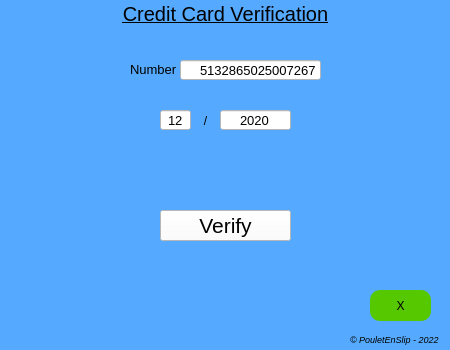
<?xml version="1.0" encoding="UTF-8"?>
<ui version="4.0">
 <class>MainWindow</class>
 <widget class="QMainWindow" name="MainWindow">
  <property name="geometry">
   <rect>
    <x>0</x>
    <y>0</y>
    <width>450</width>
    <height>350</height>
   </rect>
  </property>
  <property name="minimumSize">
   <size>
    <width>450</width>
    <height>350</height>
   </size>
  </property>
  <property name="maximumSize">
   <size>
    <width>450</width>
    <height>350</height>
   </size>
  </property>
  <property name="palette">
   <palette>
    <active>
     <colorrole role="Button">
      <brush brushstyle="SolidPattern">
       <color alpha="255">
        <red>85</red>
        <green>170</green>
        <blue>255</blue>
       </color>
      </brush>
     </colorrole>
     <colorrole role="Base">
      <brush brushstyle="SolidPattern">
       <color alpha="255">
        <red>85</red>
        <green>170</green>
        <blue>255</blue>
       </color>
      </brush>
     </colorrole>
     <colorrole role="Window">
      <brush brushstyle="SolidPattern">
       <color alpha="255">
        <red>85</red>
        <green>170</green>
        <blue>255</blue>
       </color>
      </brush>
     </colorrole>
    </active>
    <inactive>
     <colorrole role="Button">
      <brush brushstyle="SolidPattern">
       <color alpha="255">
        <red>85</red>
        <green>170</green>
        <blue>255</blue>
       </color>
      </brush>
     </colorrole>
     <colorrole role="Base">
      <brush brushstyle="SolidPattern">
       <color alpha="255">
        <red>85</red>
        <green>170</green>
        <blue>255</blue>
       </color>
      </brush>
     </colorrole>
     <colorrole role="Window">
      <brush brushstyle="SolidPattern">
       <color alpha="255">
        <red>85</red>
        <green>170</green>
        <blue>255</blue>
       </color>
      </brush>
     </colorrole>
    </inactive>
    <disabled>
     <colorrole role="Button">
      <brush brushstyle="SolidPattern">
       <color alpha="255">
        <red>85</red>
        <green>170</green>
        <blue>255</blue>
       </color>
      </brush>
     </colorrole>
     <colorrole role="Base">
      <brush brushstyle="SolidPattern">
       <color alpha="255">
        <red>85</red>
        <green>170</green>
        <blue>255</blue>
       </color>
      </brush>
     </colorrole>
     <colorrole role="Window">
      <brush brushstyle="SolidPattern">
       <color alpha="255">
        <red>85</red>
        <green>170</green>
        <blue>255</blue>
       </color>
      </brush>
     </colorrole>
    </disabled>
   </palette>
  </property>
  <property name="windowTitle">
   <string>Vérification Carte Bancaire</string>
  </property>
  <property name="windowIcon">
   <iconset resource="image.qrc">
    <normaloff>:/logo-cb.jpg</normaloff>:/logo-cb.jpg</iconset>
  </property>
  <property name="styleSheet">
   <string notr="true">background-color: rgb(85, 170, 255);</string>
  </property>
  <widget class="QWidget" name="centralWidget">
   <widget class="QPushButton" name="PB_Verifier">
    <property name="geometry">
     <rect>
      <x>160</x>
      <y>210</y>
      <width>131</width>
      <height>31</height>
     </rect>
    </property>
    <property name="palette">
     <palette>
      <active>
       <colorrole role="Button">
        <brush brushstyle="SolidPattern">
         <color alpha="255">
          <red>255</red>
          <green>255</green>
          <blue>255</blue>
         </color>
        </brush>
       </colorrole>
       <colorrole role="Base">
        <brush brushstyle="SolidPattern">
         <color alpha="255">
          <red>255</red>
          <green>255</green>
          <blue>255</blue>
         </color>
        </brush>
       </colorrole>
       <colorrole role="Window">
        <brush brushstyle="SolidPattern">
         <color alpha="255">
          <red>255</red>
          <green>255</green>
          <blue>255</blue>
         </color>
        </brush>
       </colorrole>
      </active>
      <inactive>
       <colorrole role="Button">
        <brush brushstyle="SolidPattern">
         <color alpha="255">
          <red>255</red>
          <green>255</green>
          <blue>255</blue>
         </color>
        </brush>
       </colorrole>
       <colorrole role="Base">
        <brush brushstyle="SolidPattern">
         <color alpha="255">
          <red>255</red>
          <green>255</green>
          <blue>255</blue>
         </color>
        </brush>
       </colorrole>
       <colorrole role="Window">
        <brush brushstyle="SolidPattern">
         <color alpha="255">
          <red>255</red>
          <green>255</green>
          <blue>255</blue>
         </color>
        </brush>
       </colorrole>
      </inactive>
      <disabled>
       <colorrole role="Button">
        <brush brushstyle="SolidPattern">
         <color alpha="255">
          <red>255</red>
          <green>255</green>
          <blue>255</blue>
         </color>
        </brush>
       </colorrole>
       <colorrole role="Base">
        <brush brushstyle="SolidPattern">
         <color alpha="255">
          <red>255</red>
          <green>255</green>
          <blue>255</blue>
         </color>
        </brush>
       </colorrole>
       <colorrole role="Window">
        <brush brushstyle="SolidPattern">
         <color alpha="255">
          <red>255</red>
          <green>255</green>
          <blue>255</blue>
         </color>
        </brush>
       </colorrole>
      </disabled>
     </palette>
    </property>
    <property name="font">
     <font>
      <pointsize>16</pointsize>
     </font>
    </property>
    <property name="styleSheet">
     <string notr="true">background-color: rgb(255, 255, 255);</string>
    </property>
    <property name="text">
     <string>Verify</string>
    </property>
   </widget>
   <widget class="QLabel" name="label">
    <property name="geometry">
     <rect>
      <x>130</x>
      <y>60</y>
      <width>51</width>
      <height>20</height>
     </rect>
    </property>
    <property name="font">
     <font>
      <pointsize>14</pointsize>
     </font>
    </property>
    <property name="text">
     <string>&lt;!DOCTYPE HTML PUBLIC &quot;-//W3C//DTD HTML 4.0//EN&quot; &quot;http://www.w3.org/TR/REC-html40/strict.dtd&quot;&gt;
&lt;html&gt;&lt;head&gt;&lt;meta name=&quot;qrichtext&quot; content=&quot;1&quot; /&gt;&lt;style type=&quot;text/css&quot;&gt;
p, li { white-space: pre-wrap; }
&lt;/style&gt;&lt;/head&gt;&lt;body style=&quot; font-family:'MS Shell Dlg 2'; font-size:14pt; font-weight:400; font-style:normal;&quot;&gt;
&lt;p style=&quot; margin-top:0px; margin-bottom:0px; margin-left:0px; margin-right:0px; -qt-block-indent:0; text-indent:0px;&quot;&gt;&lt;span style=&quot; font-size:10pt;&quot;&gt;Number&lt;/span&gt;&lt;/p&gt;&lt;/body&gt;&lt;/html&gt;</string>
    </property>
   </widget>
   <widget class="QLabel" name="label_3">
    <property name="geometry">
     <rect>
      <x>190</x>
      <y>110</y>
      <width>31</width>
      <height>21</height>
     </rect>
    </property>
    <property name="text">
     <string>/</string>
    </property>
    <property name="alignment">
     <set>Qt::AlignCenter</set>
    </property>
   </widget>
   <widget class="QLineEdit" name="LE_Numero">
    <property name="geometry">
     <rect>
      <x>180</x>
      <y>60</y>
      <width>141</width>
      <height>20</height>
     </rect>
    </property>
    <property name="font">
     <font>
      <family>MS Shell Dlg 2</family>
      <pointsize>10</pointsize>
      <weight>50</weight>
      <italic>false</italic>
      <bold>false</bold>
     </font>
    </property>
    <property name="styleSheet">
     <string notr="true">font: 10pt &quot;MS Shell Dlg 2&quot;;
background-color: rgb(255, 255, 255);</string>
    </property>
    <property name="text">
     <string>5132865025007267</string>
    </property>
    <property name="alignment">
     <set>Qt::AlignRight|Qt::AlignTrailing|Qt::AlignVCenter</set>
    </property>
   </widget>
   <widget class="QLineEdit" name="LE_Mois">
    <property name="geometry">
     <rect>
      <x>160</x>
      <y>110</y>
      <width>31</width>
      <height>20</height>
     </rect>
    </property>
    <property name="font">
     <font>
      <family>MS Shell Dlg 2</family>
      <pointsize>10</pointsize>
      <weight>50</weight>
      <italic>false</italic>
      <bold>false</bold>
     </font>
    </property>
    <property name="styleSheet">
     <string notr="true">font: 10pt &quot;MS Shell Dlg 2&quot;;
background-color: rgb(255, 255, 255);</string>
    </property>
    <property name="text">
     <string>12</string>
    </property>
    <property name="alignment">
     <set>Qt::AlignCenter</set>
    </property>
   </widget>
   <widget class="QLineEdit" name="LE_Annee">
    <property name="geometry">
     <rect>
      <x>220</x>
      <y>110</y>
      <width>71</width>
      <height>20</height>
     </rect>
    </property>
    <property name="font">
     <font>
      <family>MS Shell Dlg 2</family>
      <pointsize>10</pointsize>
      <weight>50</weight>
      <italic>false</italic>
      <bold>false</bold>
     </font>
    </property>
    <property name="styleSheet">
     <string notr="true">font: 10pt &quot;MS Shell Dlg 2&quot;;
background-color: rgb(255, 255, 255);</string>
    </property>
    <property name="text">
     <string>2020</string>
    </property>
    <property name="alignment">
     <set>Qt::AlignCenter</set>
    </property>
   </widget>
   <widget class="QLabel" name="label_4">
    <property name="geometry">
     <rect>
      <x>10</x>
      <y>-1</y>
      <width>431</width>
      <height>31</height>
     </rect>
    </property>
    <property name="font">
     <font>
      <pointsize>15</pointsize>
     </font>
    </property>
    <property name="text">
     <string>&lt;!DOCTYPE HTML PUBLIC &quot;-//W3C//DTD HTML 4.0//EN&quot; &quot;http://www.w3.org/TR/REC-html40/strict.dtd&quot;&gt;
&lt;html&gt;&lt;head&gt;&lt;meta name=&quot;qrichtext&quot; content=&quot;1&quot; /&gt;&lt;style type=&quot;text/css&quot;&gt;
p, li { white-space: pre-wrap; }
&lt;/style&gt;&lt;/head&gt;&lt;body style=&quot; font-family:'MS Shell Dlg 2'; font-size:15pt; font-weight:400; font-style:normal;&quot;&gt;
&lt;p style=&quot; margin-top:0px; margin-bottom:0px; margin-left:0px; margin-right:0px; -qt-block-indent:0; text-indent:0px;&quot;&gt;&lt;span style=&quot; text-decoration: underline;&quot;&gt;Credit Card Verification&lt;/span&gt;&lt;/p&gt;&lt;/body&gt;&lt;/html&gt;</string>
    </property>
    <property name="alignment">
     <set>Qt::AlignCenter</set>
    </property>
   </widget>
   <widget class="QLabel" name="label_6">
    <property name="geometry">
     <rect>
      <x>350</x>
      <y>330</y>
      <width>101</width>
      <height>20</height>
     </rect>
    </property>
    <property name="text">
     <string>&lt;!DOCTYPE HTML PUBLIC &quot;-//W3C//DTD HTML 4.0//EN&quot; &quot;http://www.w3.org/TR/REC-html40/strict.dtd&quot;&gt;
&lt;html&gt;&lt;head&gt;&lt;meta name=&quot;qrichtext&quot; content=&quot;1&quot; /&gt;&lt;style type=&quot;text/css&quot;&gt;
p, li { white-space: pre-wrap; }
&lt;/style&gt;&lt;/head&gt;&lt;body style=&quot; font-family:'MS Shell Dlg 2'; font-size:8pt; font-weight:400; font-style:normal;&quot;&gt;
&lt;p style=&quot; margin-top:0px; margin-bottom:0px; margin-left:0px; margin-right:0px; -qt-block-indent:0; text-indent:0px;&quot;&gt;&lt;span style=&quot; font-size:7pt; font-style:italic;&quot;&gt;© PouletEnSlip - 2022&lt;/span&gt;&lt;/p&gt;&lt;/body&gt;&lt;/html&gt;</string>
    </property>
   </widget>
   <widget class="QPushButton" name="PB_Quitter">
    <property name="geometry">
     <rect>
      <x>370</x>
      <y>290</y>
      <width>61</width>
      <height>31</height>
     </rect>
    </property>
    <property name="styleSheet">
     <string notr="true">QPushButton {
font: 12pt &quot;Comic Sans MS&quot;;
background-color: rgb(85, 200, 0);
border-radius: 10px;
}

QPushButton::hover {
background-color: rgb(255, 220, 80);
border-style: inset;
}

QPushButton::pressed {
background-color: rgb(255, 185, 50);
border-style: inset;
}</string>
    </property>
    <property name="text">
     <string>X</string>
    </property>
   </widget>
   <widget class="QLabel" name="label_Verification">
    <property name="geometry">
     <rect>
      <x>300</x>
      <y>210</y>
      <width>111</width>
      <height>31</height>
     </rect>
    </property>
    <property name="styleSheet">
     <string notr="true">font: 75 10pt &quot;Comic Sans MS&quot;;</string>
    </property>
    <property name="text">
     <string/>
    </property>
   </widget>
   <widget class="QLabel" name="lImage">
    <property name="geometry">
     <rect>
      <x>10</x>
      <y>280</y>
      <width>180</width>
      <height>60</height>
     </rect>
    </property>
    <property name="maximumSize">
     <size>
      <width>1000</width>
      <height>1000</height>
     </size>
    </property>
    <property name="text">
     <string/>
    </property>
    <property name="pixmap">
     <pixmap resource="image.qrc">:/cb.png</pixmap>
    </property>
    <property name="alignment">
     <set>Qt::AlignLeading|Qt::AlignLeft|Qt::AlignTop</set>
    </property>
   </widget>
  </widget>
 </widget>
 <layoutdefault spacing="6" margin="11"/>
 <resources>
  <include location="image.qrc"/>
 </resources>
 <connections/>
</ui>
